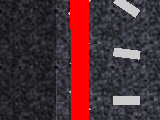
%> input picture cal_img_sim.png, 160 x 120 px
$ octave temp.m   (GNU Octave 9; MATLAB toolbox functions it lacks are replaced by stand-ins)
%> lines starting %> are read from the running program, lines starting %| are printed output that depends on the picture; in (x1, y1, x2, y2) boxes, pixels count from 0 and x2, y2 are one past the last pixel; in counts of white or black regions, pixels touching at a corner belong together; the program's own positions count from 1
%createMask  Threshold RGB image using auto-generated code from colorThresholder app.
%  [BW,MASKEDRGBIMAGE] = createMask(RGB) thresholds image RGB using
%  auto-generated code from the colorThresholder app. The colorspace and
%  range for each channel of the colorspace were set within the app. The
%  segmentation mask is returned in BW, and a composite of the mask and
%  original RGB images is returned in maskedRGBImage.

% Auto-generated by colorThresholder app on 29-Jun-2022
%------------------------------------------------------

RGB = imread("cal_img_sim.png");
%> RGB is the input picture: size 120x160x3 uint8; mean R, G, B 75.9, 47.2, 53.1
% Convert RGB image to chosen color space
I = RGB;

% Define thresholds for channel 1 based on histogram settings
channel1Min = 232.000;
channel1Max = 255.000;

% Define thresholds for channel 2 based on histogram settings
channel2Min = 0.000;
channel2Max = 25.000;

% Define thresholds for channel 3 based on histogram settings
channel3Min = 0.000;
channel3Max = 30.000;

% Create mask based on chosen histogram thresholds
sliderBW = (I(:,:,1) >= channel1Min ) & (I(:,:,1) <= channel1Max) & ...
    (I(:,:,2) >= channel2Min ) & (I(:,:,2) <= channel2Max) & ...
    (I(:,:,3) >= channel3Min ) & (I(:,:,3) <= channel3Max);
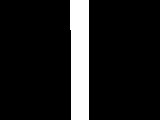
%> sliderBW: size 120x160 logical; 11.4% white; 1 white region, box (x1, y1, x2, y2) and area: (70, 0, 89, 120) 2190
BW = sliderBW;

% Initialize output masked image based on input image.
maskedRGBImage = RGB;

% Set background pixels where BW is false to zero.
maskedRGBImage(repmat(~BW,[1 1 3])) = 0;
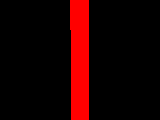
%> maskedRGBImage: size 120x160x3 uint8; mean R, G, B 29.1, 0, 0
x = logical(sum(maskedRGBImage, 3))
